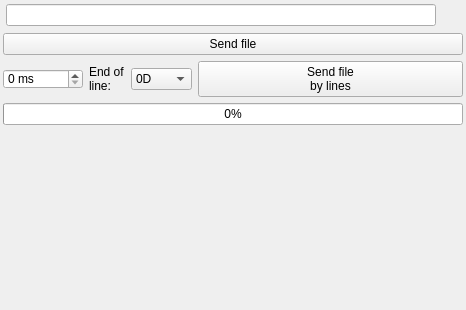
          <widget class="QWidget" name="pageFile">
           <property name="geometry">
            <rect>
             <x>0</x>
             <y>0</y>
             <width>466</width>
             <height>310</height>
            </rect>
           </property>
           <attribute name="icon">
            <iconset resource="im.qrc">
             <normaloff>:/im/jpg file.png</normaloff>:/im/jpg file.png</iconset>
           </attribute>
           <attribute name="label">
            <string>File</string>
           </attribute>
           <layout class="QVBoxLayout" name="verticalLayout_9">
            <property name="leftMargin">
             <number>3</number>
            </property>
            <property name="topMargin">
             <number>3</number>
            </property>
            <property name="rightMargin">
             <number>3</number>
            </property>
            <property name="bottomMargin">
             <number>3</number>
            </property>
            <item>
             <layout class="QHBoxLayout" name="horizontalLayout_10" stretch="1,0">
              <property name="spacing">
               <number>3</number>
              </property>
              <property name="leftMargin">
               <number>3</number>
              </property>
              <item>
               <widget class="QLineEdit" name="leFile">
                <property name="sizePolicy">
                 <sizepolicy hsizetype="Preferred" vsizetype="Fixed">
                  <horstretch>0</horstretch>
                  <verstretch>0</verstretch>
                 </sizepolicy>
                </property>
                <property name="font">
                 <font>
                  <weight>50</weight>
                  <bold>false</bold>
                 </font>
                </property>
                <property name="toolTip">
                 <string extracomment="Путь к файлу">Filename</string>
                </property>
               </widget>
              </item>
              <item>
               <widget class="QPushButton" name="btOpenFile">
                <property name="minimumSize">
                 <size>
                  <width>24</width>
                  <height>24</height>
                 </size>
                </property>
                <property name="maximumSize">
                 <size>
                  <width>24</width>
                  <height>24</height>
                 </size>
                </property>
                <property name="font">
                 <font>
                  <weight>50</weight>
                  <bold>false</bold>
                 </font>
                </property>
                <property name="toolTip">
                 <string extracomment="Выбрать файл">Browse file</string>
                </property>
                <property name="text">
                 <string/>
                </property>
                <property name="icon">
                 <iconset resource="im.qrc">
                  <normaloff>:/im/folder.png</normaloff>:/im/folder.png</iconset>
                </property>
                <property name="iconSize">
                 <size>
                  <width>22</width>
                  <height>22</height>
                 </size>
                </property>
                <property name="flat">
                 <bool>true</bool>
                </property>
               </widget>
              </item>
             </layout>
            </item>
            <item>
             <widget class="QPushButton" name="btSendFile">
              <property name="sizePolicy">
               <sizepolicy hsizetype="Preferred" vsizetype="Fixed">
                <horstretch>0</horstretch>
                <verstretch>0</verstretch>
               </sizepolicy>
              </property>
              <property name="toolTip">
               <string extracomment="Послать файл">Send file</string>
              </property>
              <property name="text">
               <string>Send file</string>
              </property>
              <property name="icon">
               <iconset resource="im.qrc">
                <normaloff>:/im/send.png</normaloff>:/im/send.png</iconset>
              </property>
              <property name="iconSize">
               <size>
                <width>16</width>
                <height>16</height>
               </size>
              </property>
             </widget>
            </item>
            <item>
             <layout class="QHBoxLayout" name="horizontalLayout_16" stretch="0,0,0,1">
              <property name="topMargin">
               <number>0</number>
              </property>
              <item>
               <widget class="QSpinBox" name="sbFileLinePause">
                <property name="sizePolicy">
                 <sizepolicy hsizetype="Preferred" vsizetype="Fixed">
                  <horstretch>0</horstretch>
                  <verstretch>0</verstretch>
                 </sizepolicy>
                </property>
                <property name="minimumSize">
                 <size>
                  <width>40</width>
                  <height>20</height>
                 </size>
                </property>
                <property name="maximumSize">
                 <size>
                  <width>100</width>
                  <height>20</height>
                 </size>
                </property>
                <property name="font">
                 <font>
                  <weight>50</weight>
                  <bold>false</bold>
                 </font>
                </property>
                <property name="toolTip">
                 <string extracomment="Задержка между строками">Delay between strings</string>
                </property>
                <property name="styleSheet">
                 <string notr="true"/>
                </property>
                <property name="suffix">
                 <string> ms</string>
                </property>
                <property name="minimum">
                 <number>0</number>
                </property>
                <property name="maximum">
                 <number>10000</number>
                </property>
                <property name="value">
                 <number>0</number>
                </property>
               </widget>
              </item>
              <item>
               <widget class="QLabel" name="label_13">
                <property name="text">
                 <string>End of
line:</string>
                </property>
               </widget>
              </item>
              <item>
               <widget class="QComboBox" name="comboFileEOL">
                <property name="toolTip">
                 <string>The end of line suffix</string>
                </property>
                <property name="currentIndex">
                 <number>1</number>
                </property>
                <item>
                 <property name="text">
                  <string notr="true">-</string>
                 </property>
                </item>
                <item>
                 <property name="text">
                  <string notr="true">0D</string>
                 </property>
                </item>
                <item>
                 <property name="text">
                  <string notr="true">0A</string>
                 </property>
                </item>
                <item>
                 <property name="text">
                  <string notr="true">0D0A</string>
                 </property>
                </item>
               </widget>
              </item>
              <item>
               <widget class="QPushButton" name="btSendFileLines">
                <property name="sizePolicy">
                 <sizepolicy hsizetype="Preferred" vsizetype="Fixed">
                  <horstretch>0</horstretch>
                  <verstretch>0</verstretch>
                 </sizepolicy>
                </property>
                <property name="toolTip">
                 <string extracomment="Послать файл">Send file</string>
                </property>
                <property name="text">
                 <string>Send file
by lines</string>
                </property>
                <property name="icon">
                 <iconset resource="im.qrc">
                  <normaloff>:/im/lines.png</normaloff>:/im/lines.png</iconset>
                </property>
                <property name="iconSize">
                 <size>
                  <width>16</width>
                  <height>16</height>
                 </size>
                </property>
               </widget>
              </item>
             </layout>
            </item>
            <item>
             <widget class="QProgressBar" name="progressBar">
              <property name="toolTip">
               <string extracomment="Прогресс отправки файла">File sending progress</string>
              </property>
              <property name="value">
               <number>0</number>
              </property>
             </widget>
            </item>
            <item>
             <spacer name="verticalSpacer_3">
              <property name="orientation">
               <enum>Qt::Vertical</enum>
              </property>
              <property name="sizeHint" stdset="0">
               <size>
                <width>20</width>
                <height>40</height>
               </size>
              </property>
             </spacer>
            </item>
           </layout>
          </widget>
